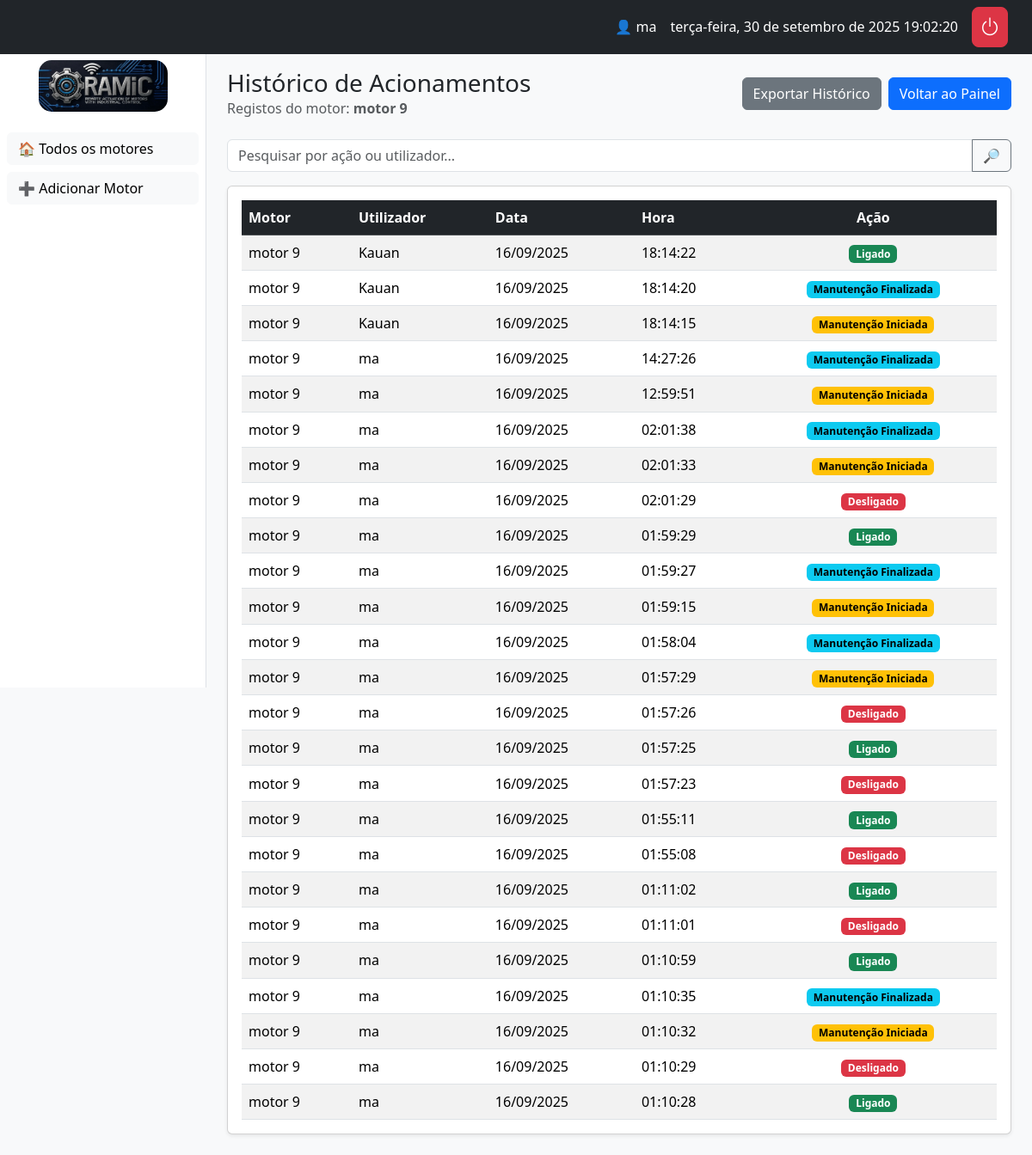
The page /motor/1/historico/ (signed in) on the database as committed earlier.
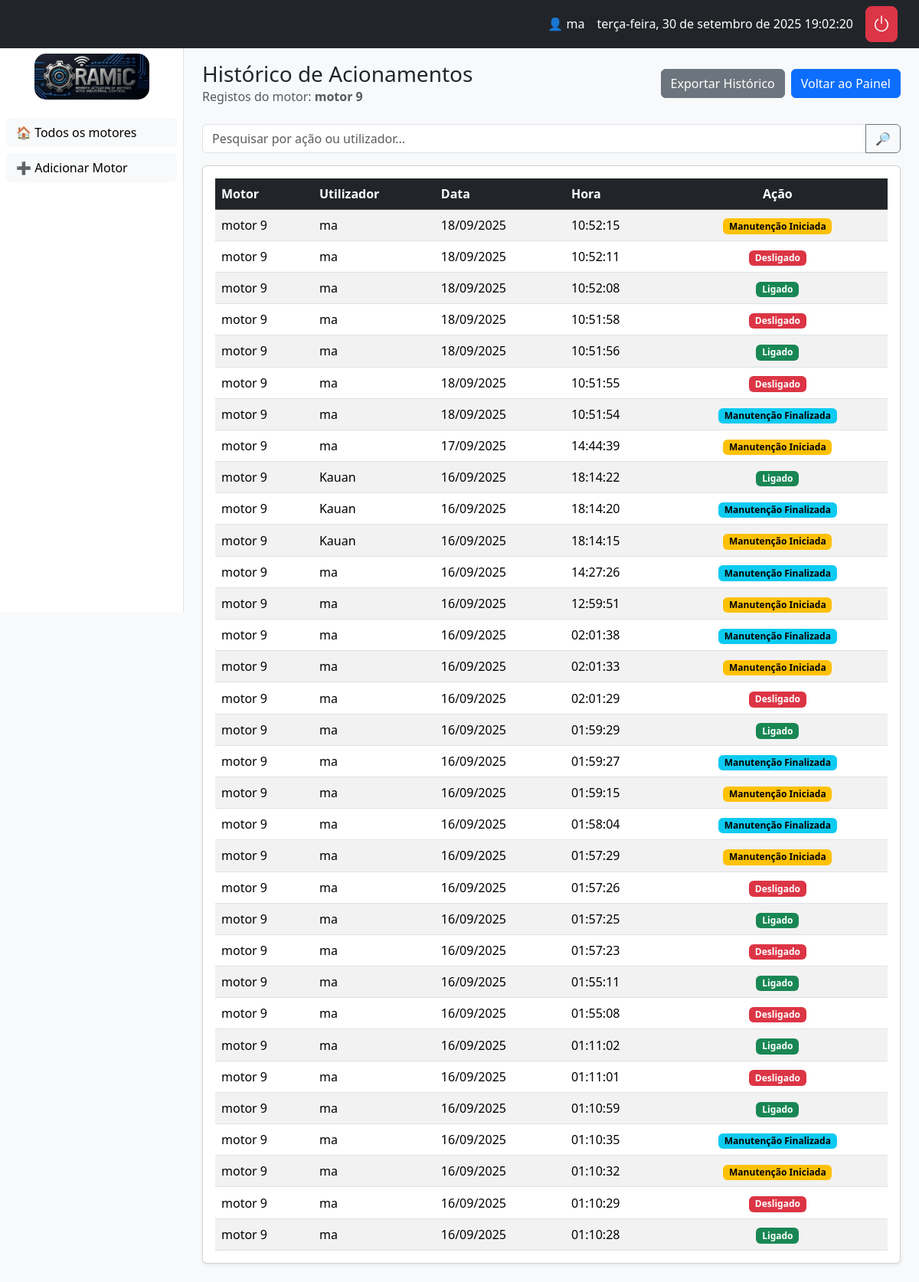
The same page on the database as committed later.
### core/models.py (models this page shows, shortened)
class LogAcionamento(models.Model):
    ACOES = [
        ("LIGADO", "Ligado"),
        ("DESLIGADO", "Desligado"),
        ("MANUTENCAO_INICIO", "Manutenção Iniciada"),
        ("MANUTENCAO_FIM", "Manutenção Finalizada"),
    ]
    motor = models.ForeignKey(Motor, related_name="logs", on_delete=models.CASCADE)
    usuario = models.ForeignKey(User, on_delete=models.SET_NULL, null=True, blank=True)
    acao = models.CharField(max_length=20, choices=ACOES)
    timestamp = models.DateTimeField(auto_now_add=True)

class Motor(models.Model):
    grupos = models.ManyToManyField(Group, related_name="motores")
    nome = models.CharField(max_length=100)
    numero_serie = models.CharField(max_length=50, unique=True)
    descricao = models.TextField(blank=True, null=True)
    imagem = models.ImageField(upload_to="motores/", blank=True, null=True)
    localizacao = models.CharField(max_length=100, blank=True)
    modelo = models.CharField(max_length=100, blank=True)
    corrente = models.FloatField(null=True, blank=True, help_text="Corrente em Ampères (A)")
    potencia = models.FloatField(null=True, blank=True, help_text="Potência em Watts (W)")
    tensao = models.CharField(max_length=50, blank=True, help_text="Ex: 110V, 220V")
    ligado = models.BooleanField(default=False)
    em_manutencao = models.BooleanField(default=False)
    last_heartbeat = models.DateTimeField(null=True, blank=True)

### core/views.py (the view)
# urls.py: path("motor/<int:motor_id>/historico/", views.historico_view, name="historico"),
@login_required
def historico_view(request, motor_id: int):
    motor = get_object_or_404(Motor, id=motor_id)
    q = request.GET.get("q", "").strip()
    logs = motor.logs.all().order_by('-timestamp')
    if q:
        user_match = User.objects.filter(username__iexact=q).first()
        if user_match:
            logs = logs.filter(usuario=user_match)
        else:
            logs = logs.filter(acao__icontains=q)
    return render(request, "core/motores/historico.html", {"motor": motor, "logs": logs, "q": q})

### templates/core/motores/historico.html
{% extends "core/base.html" %}
{% load django_bootstrap5 %}
{% block content %}
<div class="d-flex align-items-center justify-content-between mb-4">
  <div>
    <h3 class="mb-0">Histórico de Acionamentos</h3>
    {% if motor %}
      <p class="text-muted mb-0">Registos do motor: <strong>{{ motor.nome }}</strong></p>
    {% endif %}
  </div>
  <div class="d-flex gap-2">
    <a href="{% url 'exportar_historico_csv' %}" class="btn btn-secondary">Exportar Histórico</a>
    <a href="{% url 'painel' %}" class="btn btn-primary">Voltar ao Painel</a>
  </div>
</div>
<form class="mb-3" method="get">
  <div class="input-group">
    <input type="text" class="form-control" name="q" placeholder="Pesquisar por ação ou utilizador..." value="{{ q }}">
    <button class="btn btn-outline-secondary" type="submit">🔎</button>
  </div>
</form>
<div class="card shadow-sm">
  <div class="card-body">
    <div class="table-responsive">
      <table class="table table-striped table-hover align-middle mb-0">
        <thead class="table-dark">
          <tr>
            <th>Motor</th>
            <th>Utilizador</th>
            <th>Data</th>
            <th>Hora</th>
            <th class="text-center">Ação</th>
          </tr>
        </thead>
        <tbody>
          {% for log in logs %}
          <tr>
            <td>{{ log.motor.nome }}</td>
            <td>{{ log.usuario.username|default:"Sistema" }}</td>
            <td>{{ log.timestamp|date:"d/m/Y" }}</td>
            <td>{{ log.timestamp|time:"H:i:s" }}</td>
            <td class="text-center">
              {% if log.acao == "LIGADO" %}
                <span class="badge text-bg-success">{{ log.get_acao_display }}</span>
              {% elif log.acao == "DESLIGADO" %}
                <span class="badge text-bg-danger">{{ log.get_acao_display }}</span>
              {% elif log.acao == "MANUTENCAO_INICIO" %}
                <span class="badge text-bg-warning">Manutenção Iniciada</span>
              {% elif log.acao == "MANUTENCAO_FIM" %}
                <span class="badge text-bg-info">Manutenção Finalizada</span>
              {% else %}
                <span class="badge text-bg-secondary">{{ log.acao }}</span>
              {% endif %}
            </td>
          </tr>
          {% empty %}
          <tr>
            <td colspan="5" class="text-center p-4">
              <p class="mb-0">Ainda não existem registos para este motor.</p>
            </td>
          </tr>
          {% endfor %}
        </tbody>
      </table>
    </div>
  </div>
</div>
{% endblock %}

Rows that differ between the two databases and show on the page:
added LogAcionamento: motor.nome "motor 9", usuario.username "ma", timestamp "18/09/2025", timestamp "10:52:15", shows "Manutenção Iniciada"
now on this page (row edited): LogAcionamento: motor.nome "motor 9", usuario.username "ma", timestamp "18/09/2025", timestamp "10:52:11", acao "Desligado"
now on this page (row edited): LogAcionamento: motor.nome "motor 9", usuario.username "ma", timestamp "18/09/2025", timestamp "10:52:08", acao "Ligado"
now on this page (row edited): LogAcionamento: motor.nome "motor 9", usuario.username "ma", timestamp "18/09/2025", timestamp "10:51:58", acao "Desligado"
now on this page (row edited): LogAcionamento: motor.nome "motor 9", usuario.username "ma", timestamp "18/09/2025", timestamp "10:51:56", acao "Ligado"
now on this page (row edited): LogAcionamento: motor.nome "motor 9", usuario.username "ma", timestamp "18/09/2025", timestamp "10:51:55", acao "Desligado"
now on this page (row edited): LogAcionamento: motor.nome "motor 9", usuario.username "ma", timestamp "18/09/2025", timestamp "10:51:54", acao "Manutenção Finalizada"
now on this page (row edited): LogAcionamento: motor.nome "motor 9", usuario.username "ma", timestamp "17/09/2025", timestamp "14:44:39", shows "Manutenção Iniciada"
